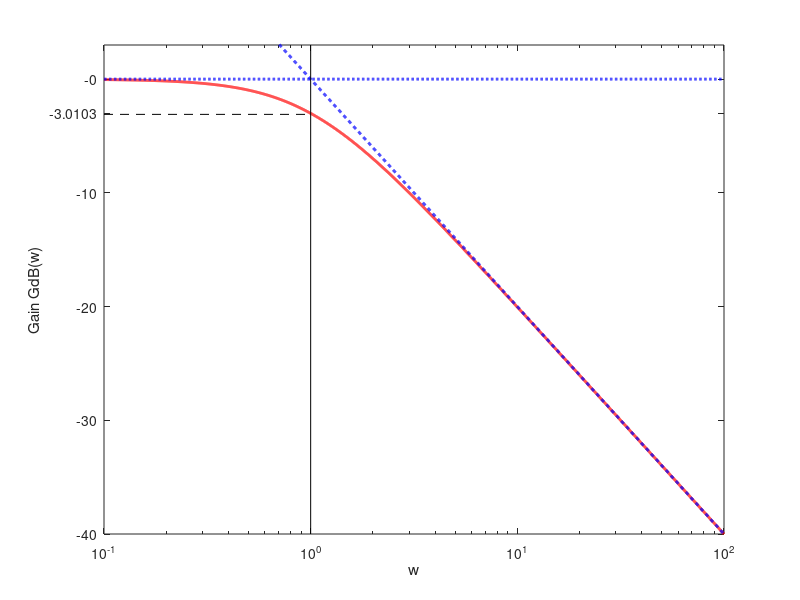

This chart was generated by the following MATLAB code: (Note: this script raises an error after producing the figure.)
R = 1;  C = 1;
tau = R*C;
wb = 1/tau;
wv = 10.^(-1:0.001:2);
lwv = log10(wv);

% Magnitude response in db
Hm = 1./sqrt(1 + (wv/wb).^2);
Hmdb = 20*log10(Hm);

% Asymptotes
Hmdbs = zeros(size(wv));
Hmdbl = 20*log10(1./sqrt((wv/wb).^2));

ph1 = semilogx(wv,Hmdb,'r','LineWidth',2);  
xlabel('w');  ylabel('Gain GdB(w)');
hold on;
ph2 = semilogx(wv,Hmdbs,'b--','LineWidth',2);
ph3 = semilogx(wv,Hmdbl,'b--','LineWidth',2);
axis([min(wv) max(wv) -40 3]);
yt = -[0:10:40];  yta = sort([yt -10*log10(2)]);
set(gca,'YTick',yta);
ph4 = line([1 1],[-40 3]); set(ph4,'Color','k');
ph5 = line([1/10 1],[-3.1 -3.1]); set(ph5,'Color','k','LineStyle','--');
hold off;

exportfig(gcf,'rclpfbodemag.eps','width',4.5,'height',2.5,'fontmode','fixed', 'fontsize',8,'Color','cmyk');